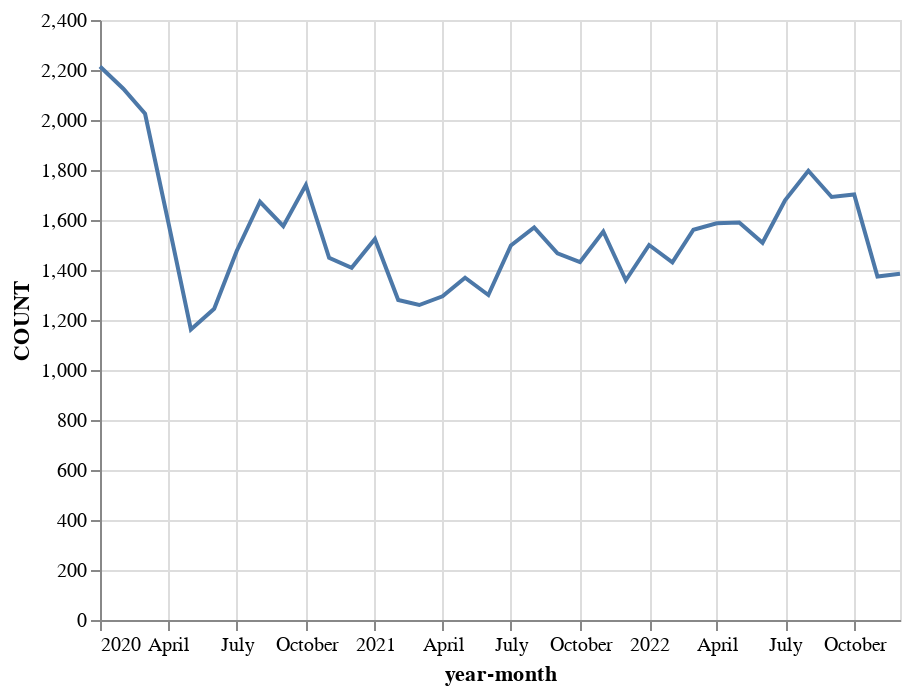

This figure's notebook cell:
### Markdown cell above
**Time and Date**

### Code cell
## Crime trends over time

# Create a new column 'year-month' by combining the YEAR and MONTH columns
df['year-month'] = pd.to_datetime(df[['YEAR', 'MONTH']].assign(DAY=1))

# Create a dataframe of crime counts by year-month
month_counts = df.groupby('year-month')['TYPE'].count().reset_index(name='COUNT')

# Create a line chart of crime counts by year-month
alt.Chart(month_counts).mark_line().encode(
    x='year-month:T',
    y='COUNT:Q'
)

### Figure 1 — Vega-Lite specification as saved in the notebook (floating-point values rounded to 4 significant figures)
{"$schema": "https://vega.github.io/schema/vega-lite/v4.8.1.json", "config": {"view": {"continuousHeight": 300, "continuousWidth": 400}}, "data": {"name": "data-845b14c27404bcdd554bba99f7264489"}, "datasets": {"data-845b14c27404bcdd554bba99f7264489": [{"COUNT": 2214, "year-month": "2020-01-01T00:00:00"}, {"COUNT": 2125, "year-month": "2020-02-01T00:00:00"}, {"COUNT": 2025, "year-month": "2020-03-01T00:00:00"}, {"COUNT": 1590, "year-month": "2020-04-01T00:00:00"}, {"COUNT": 1162, "year-month": "2020-05-01T00:00:00"}, {"COUNT": 1245, "year-month": "2020-06-01T00:00:00"}, {"COUNT": 1476, "year-month": "2020-07-01T00:00:00"}, {"COUNT": 1673, "year-month": "2020-08-01T00:00:00"}, {"COUNT": 1575, "year-month": "2020-09-01T00:00:00"}, {"COUNT": 1740, "year-month": "2020-10-01T00:00:00"}, {"COUNT": 1449, "year-month": "2020-11-01T00:00:00"}, {"COUNT": 1409, "year-month": "2020-12-01T00:00:00"}, {"COUNT": 1524, "year-month": "2021-01-01T00:00:00"}, {"COUNT": 1280, "year-month": "2021-02-01T00:00:00"}, {"COUNT": 1260, "year-month": "2021-03-01T00:00:00"}, {"COUNT": 1295, "year-month": "2021-04-01T00:00:00"}, {"COUNT": 1369, "year-month": "2021-05-01T00:00:00"}, {"COUNT": 1300, "year-month": "2021-06-01T00:00:00"}, {"COUNT": 1498, "year-month": "2021-07-01T00:00:00"}, {"COUNT": 1570, "year-month": "2021-08-01T00:00:00"}, {"COUNT": 1467, "year-month": "2021-09-01T00:00:00"}, {"COUNT": 1432, "year-month": "2021-10-01T00:00:00"}, {"COUNT": 1554, "year-month": "2021-11-01T00:00:00"}, {"COUNT": 1359, "year-month": "2021-12-01T00:00:00"}, {"COUNT": 1500, "year-month": "2022-01-01T00:00:00"}, {"COUNT": 1431, "year-month": "2022-02-01T00:00:00"}, {"COUNT": 1561, "year-month": "2022-03-01T00:00:00"}, {"COUNT": 1587, "year-month": "2022-04-01T00:00:00"}, {"COUNT": 1590, "year-month": "2022-05-01T00:00:00"}, {"COUNT": 1509, "year-month": "2022-06-01T00:00:00"}, {"COUNT": 1679, "year-month": "2022-07-01T00:00:00"}, {"COUNT": 1797, "year-month": "2022-08-01T00:00:00"}, {"COUNT": 1692, "year-month": "2022-09-01T00:00:00"}, {"COUNT": 1702, "year-month": "2022-10-01T00:00:00"}, {"COUNT": 1374, "year-month": "2022-11-01T00:00:00"}, {"COUNT": 1385, "year-month": "2022-12-01T00:00:00"}]}, "encoding": {"x": {"field": "year-month", "type": "temporal"}, "y": {"field": "COUNT", "type": "quantitative"}}, "mark": "line"}
